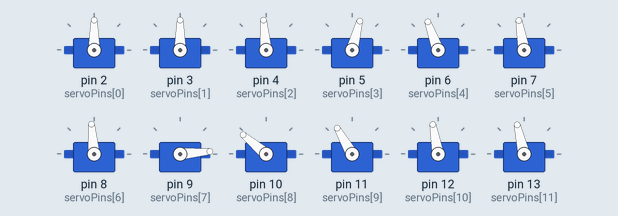
Simulated run of this sketch. Board: Arduino Uno, built with avr-gcc and run on an emulated ATmega328P. Shown: 12 × servo. What the sketch prints to the serial monitor is not drawn.

Above: at 0.3 s.
Timing chart, 0 to 1.8 s (numbered marks = the images above):
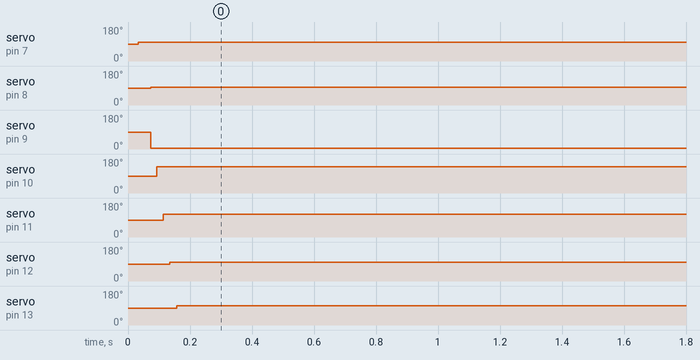

The sketch:

RUMUS_TA.ino.ino
```cpp
#include <math.h>
#include <Servo.h>

const int NUM_SERVOS = 17;
Servo servos[NUM_SERVOS];
int servoPins[NUM_SERVOS] = {2, 3, 4, 5, 6, 7, 8, 9, 10, 11, 12, 13, 14, 15, 16, 17, 18};
int servoAngles[NUM_SERVOS] = {90,90,95,75,110,100,95,5,140,120,100,103,20,70,40,135,90};
void setup() {
  for (int i = 0; i < NUM_SERVOS; i++) {
    servos[i].attach(servoPins[i]);
  }
  Serial.begin(9600);
}

void loop() {
//awal_berdiri_diam();
moveAllServos(servoAngles);
fungsi1();
fungsi2();
fungsi3();
fungsi4();
fungsi5();
fungsi6();
fungsi7();
fungsi8();
fungsi9();
fungsi10();
fungsi11();
fungsi1();
//  delay(5000);
//  servoAngles[0]=95;
//  a
//  delay(5000);
////
//  delay(2000);  // Tunda 2 detik

  // Mengubah sudut servo ke-17
//  servoAngles[16] = 180;

  // Panggil fungsi untuk menggerakkan semua servo ke sudut tertentu setelah mengubah sudut servo ke-17
//  moveAllServos(servoAngles);

//  delay(2000);  // Tunda 2 detik
}
void moveAllServos(int angles[]) {
  for (int i = 0; i < NUM_SERVOS; i++) {
    // Batasi sudut antara 0 hingga 180 derajat
    int angle = angles[i];
    if (angle < 0) {
      angle = 0;
    } else if (angle > 180) {
      angle = 180;
    }

    // Menggerakkan servo ke sudut yang ditentukan
    servos[i].write(angle);

    // Tampilkan sudut yang digunakan ke dalam Serial Monitor
    Serial.print("Servo ");
    Serial.print(i+1);
    Serial.print(" sudut: ");
    Serial.println(angle);
  }
}
void fungsi0(){
  moveAllServos(servoAngles);
  }

void fungsi1(){
    moveAllServos(servoAngles);
  delay(10000);  // Tunda 2 detik
  float d1=13;
  float d2=18;
  float d4=17;
  float g=9.807;
  float Mk=0.487,Mb=0.42;
  float w1=Mk*g,w2=Mb*g;
  float w4=Mb*g;

  float sudut_fungsi1 = 60; // Masukan untuk sudut fungsi 1
  float cosinusSatuanRadian=cos(sudut_fungsi1*PI/180); //Mengubah dari derajat ke radian
  float d3=sqrt((d1*d1)+(d2*d2)-(2*d1*d2*cosinusSatuanRadian));//mencari akar dari persamaan segitiga sembarang untuk mencari panjang d3
  float SinusSatuanRadian=sin(sudut_fungsi1*PI/180);//mengubah dari derajat ke radian
  float b = asin((d1*SinusSatuanRadian)/(d3)) * (180.0 / PI); // Menghitung nilai b dalam derajat
  float sinB=(d1*SinusSatuanRadian)/d3;
  float sinA=(w1*d3*sinB)/(w4*d4);
  float alpha=asin(sinA)*(180.0 / PI);
  float jawab=w4*d4;
//  float alpha=asin()*(180/PI);
//  Serial.println(d3);
//  Serial.println(arcsin);
//  Serial.print(w1);
//Serial.println(alpha);
Serial.println(alpha);

for(int i=90;i<=alpha;i++){
  servos[2].write(i);
  delay(20);
  }


  }
void fungsi2(){
//  servo_write(98,90,85,105,107,100,115,35,140,120,105,107,20,70,40,135,90);
  moveAllServos(servoAngles);
  delay(2000);  // Tunda 2 detik
  float d1=13;
  float d2=18;
  float d4=17;
  float g=9.807;
  float Mk=0.487,Mb=0.42;
  float w1=Mk*g,w2=Mb*g;
  float w4=Mb*g;

  float sudut_fungsi1 = 40; // Masukan untuk sudut fungsi 1
  float cosinusSatuanRadian=cos(sudut_fungsi1*PI/180); //Mengubah dari derajat ke radian
  float d3=sqrt((d1*d1)+(d2*d2)-(2*d1*d2*cosinusSatuanRadian));//mencari akar dari persamaan segitiga sembarang untuk mencari panjang d3
  float SinusSatuanRadian=sin(sudut_fungsi1*PI/180);//mengubah dari derajat ke radian
  float b = asin((d1*SinusSatuanRadian)/(d3)) * (180.0 / PI); // Menghitung nilai b dalam derajat
  float sinB=(d1*SinusSatuanRadian)/d3;
  float sinA=(w1*d3*sinB)/(w4*d4);
  float alpha=asin(sinA)*(180.0 / PI);
  float jawab=w4*d4;
//  float alpha=asin()*(180/PI);
//  Serial.println(d3);
//  Serial.println(arcsin);
//  Serial.print(w1);
//Serial.println(alpha);
Serial.println(alpha);

  // Menunda selama 500ms
  delay(5000);
  }
  void fungsi3(){
//    servo_write(94,90,85,70,113,100,115,35,140,120,105,110,20,70,40,135,90);
moveAllServos(servoAngles);
         float d1=13;
  float d2=18;
  float d4=17;
  float g=9.807;
  float Mk=0.487,Mb=0.42;
  float w1=Mk*g,w2=Mb*g;
  float w4=Mb*g;

  float sudut_fungsi1 = 40; // Masukan untuk sudut fungsi 1
  float cosinusSatuanRadian=cos(sudut_fungsi1*PI/180); //Mengubah dari derajat ke radian
  float d3=sqrt((d1*d1)+(d2*d2)-(2*d1*d2*cosinusSatuanRadian));//mencari akar dari persamaan segitiga sembarang untuk mencari panjang d3
  float SinusSatuanRadian=sin(sudut_fungsi1*PI/180);//mengubah dari derajat ke radian
  float b = asin((d1*SinusSatuanRadian)/(d3)) * (180.0 / PI); // Menghitung nilai b dalam derajat
  float sinB=(d1*SinusSatuanRadian)/d3;
  float sinA=(w1*d3*sinB)/(w4*d4);
  float alpha=asin(sinA)*(180.0 / PI);
  float jawab=w4*d4;
//  float alpha=asin()*(180/PI);
//  Serial.println(d3);
//  Serial.println(arcsin);
//  Serial.print(w1);
//Serial.println(alpha);
Serial.println(alpha);

  // Menunda selama 500ms
  delay(5000);
    }
 void fungsi4(){
//  servo_write(120,75,70,90,113,100,135,0,140,120,95,100,20,70,40,135,90);
moveAllServos(servoAngles);
       float d1=13;
  float d2=18;
  float d4=17;
  float g=9.807;
  float Mk=0.487,Mb=0.42;
  float w1=Mk*g,w2=Mb*g;
  float w4=Mb*g;

  float sudut_fungsi1 = 45; // Masukan untuk sudut fungsi 1
  float cosinusSatuanRadian=cos(sudut_fungsi1*PI/180); //Mengubah dari derajat ke radian
  float d3=sqrt((d1*d1)+(d2*d2)-(2*d1*d2*cosinusSatuanRadian));//mencari akar dari persamaan segitiga sembarang untuk mencari panjang d3
  float SinusSatuanRadian=sin(sudut_fungsi1*PI/180);//mengubah dari derajat ke radian
  float b = asin((d1*SinusSatuanRadian)/(d3)) * (180.0 / PI); // Menghitung nilai b dalam derajat
  float sinB=(d1*SinusSatuanRadian)/d3;
  float sinA=(w1*d3*sinB)/(w4*d4);
  float alpha=asin(sinA)*(180.0 / PI);
  float jawab=w4*d4;
//  float alpha=asin()*(180/PI);
//  Serial.println(d3);
//  Serial.println(arcsin);
//  Serial.print(w1);
//Serial.println(alpha);
Serial.println(alpha);

  // Menunda selama 500ms
  delay(5000);
  }
  void fungsi5(){
//    servo_write(120,75,70,90,113,100,135,0,140,120,95,100,20,70,40,135,90);
moveAllServos(servoAngles);
         float d1=13;
  float d2=18;
  float d4=17;
  float g=9.807;
  float Mk=0.487,Mb=0.42;
  float w1=Mk*g,w2=Mb*g;
  float w4=Mb*g;

  float sudut_fungsi1 = 65; // Masukan untuk sudut fungsi 1
  float cosinusSatuanRadian=cos(sudut_fungsi1*PI/180); //Mengubah dari derajat ke radian
  float d3=sqrt((d1*d1)+(d2*d2)-(2*d1*d2*cosinusSatuanRadian));//mencari akar dari persamaan segitiga sembarang untuk mencari panjang d3
  float SinusSatuanRadian=sin(sudut_fungsi1*PI/180);//mengubah dari derajat ke radian
  float b = asin((d1*SinusSatuanRadian)/(d3)) * (180.0 / PI); // Menghitung nilai b dalam derajat
  float sinB=(d1*SinusSatuanRadian)/d3;
  float sinA=(w1*d3*sinB)/(w4*d4);
  float alpha=asin(sinA)*(180.0 / PI);
  float jawab=w4*d4;
//  float alpha=asin()*(180/PI);
//  Serial.println(d3);
//  Serial.println(arcsin);
//  Serial.print(w1);
//Serial.println(alpha);
Serial.println(alpha);

  // Menunda selama 500ms
  delay(5000);
    }
    void fungsi6(){
//      servo_write(90,68,110,90,83,100,40,0,140,120,95,100,20,70,40,135,90);
moveAllServos(servoAngles);
 float d1=13;
  float d2=18;
  float d4=17;
  float g=9.807;
  float Mk=0.487,Mb=0.42;
  float w1=Mk*g,w2=Mb*g;
  float w4=Mb*g;

  float sudut_fungsi1 = 70; // Masukan untuk sudut fungsi 1
  float cosinusSatuanRadian=cos(sudut_fungsi1*PI/180); //Mengubah dari derajat ke radian
  float d3=sqrt((d1*d1)+(d2*d2)-(2*d1*d2*cosinusSatuanRadian));//mencari akar dari persamaan segitiga sembarang untuk mencari panjang d3
  float SinusSatuanRadian=sin(sudut_fungsi1*PI/180);//mengubah dari derajat ke radian
  float b = asin((d1*SinusSatuanRadian)/(d3)) * (180.0 / PI); // Menghitung nilai b dalam derajat
  float sinB=(d1*SinusSatuanRadian)/d3;
  float sinA=(w1*d3*sinB)/(w4*d4);
  float alpha=asin(sinA)*(180.0 / PI);
  float jawab=w4*d4;
//  float alpha=asin()*(180/PI);
//  Serial.println(d3);
//  Serial.println(arcsin);
//  Serial.print(w1);
//Serial.println(alpha);
Serial.println(alpha);

  // Menunda selama 500ms
  delay(5000);
      }
      void fungsi7(){
//        servo_write(90,68,65,90,83,100,40,0,140,120,95,100,20,70,40,135,90);
moveAllServos(servoAngles);
float d5,d4,d3;
float w6,w3,w4;
float alpha,bheta,b;
float sinalpha=((d3*w6*sin(60))-(d4*w3*sin(60)))/d5*w4;
//  float alpha=asin()*(180/PI);
//  Serial.println(d3);
//  Serial.println(arcsin);
//  Serial.print(w1);
//Serial.println(alpha);
Serial.println(alpha);

  // Menunda selama 500ms
  delay(5000);
        }
 void fungsi8(){
//  servo_write(90,75,65,90,83,100,140,0,140,120,85,95,20,70,40,135,90);
moveAllServos(servoAngles);
   float d1=13;
  float d2=18;
  float d4=17;
  float g=9.807;
  float Mk=0.487,Mb=0.42;
  float w1=Mk*g,w2=Mb*g;
  float w4=Mb*g;

  float sudut_fungsi1 = 40; // Masukan untuk sudut fungsi 1
  float cosinusSatuanRadian=cos(sudut_fungsi1*PI/180); //Mengubah dari derajat ke radian
  float d3=sqrt((d1*d1)+(d2*d2)-(2*d1*d2*cosinusSatuanRadian));//mencari akar dari persamaan segitiga sembarang untuk mencari panjang d3
  float SinusSatuanRadian=sin(sudut_fungsi1*PI/180);//mengubah dari derajat ke radian
  float b = asin((d1*SinusSatuanRadian)/(d3)) * (180.0 / PI); // Menghitung nilai b dalam derajat
  float sinB=(d1*SinusSatuanRadian)/d3;
  float sinA=(w1*d3*sinB)/(w4*d4);
  float alpha=asin(sinA)*(180.0 / PI);
  float jawab=w4*d4;
//  float alpha=asin()*(180/PI);
//  Serial.println(d3);
//  Serial.println(arcsin);
//  Serial.print(w1);
//Serial.println(alpha);
Serial.println(alpha);

  // Menunda selama 500ms
  delay(5000);
  }
void fungsi9(){
//  servo_write(80,86,100,90,83,100,65,0,140,120,85,95,20,70,40,135,90);
moveAllServos(servoAngles);
  float d1=13;
  float d2=18;
  float d4=17;
  float g=9.807;
  float Mk=0.487,Mb=0.42;
  float w1=Mk*g,w2=Mb*g;
  float w4=Mb*g;

  float sudut_fungsi1 = 55; // Masukan untuk sudut fungsi 1
  float cosinusSatuanRadian=cos(sudut_fungsi1*PI/180); //Mengubah dari derajat ke radian
  float d3=sqrt((d1*d1)+(d2*d2)-(2*d1*d2*cosinusSatuanRadian));//mencari akar dari persamaan segitiga sembarang untuk mencari panjang d3
  float SinusSatuanRadian=sin(sudut_fungsi1*PI/180);//mengubah dari derajat ke radian
  float b = asin((d1*SinusSatuanRadian)/(d3)) * (180.0 / PI); // Menghitung nilai b dalam derajat
  float sinB=(d1*SinusSatuanRadian)/d3;
  float sinA=(w1*d3*sinB)/(w4*d4);
  float alpha=asin(sinA)*(180.0 / PI);
  float jawab=w4*d4;
//  float alpha=asin()*(180/PI);
//  Serial.println(d3);
//  Serial.println(arcsin);
//  Serial.print(w1);
//Serial.println(alpha);
Serial.println(alpha);

  // Menunda selama 500ms
  delay(5000);
  }
void fungsi10(){
//  servo_write(98,90,92,45,103,100,90,40,140,120,105,115,20,70,40,135,90);

  }
void fungsi11(){
//  servo_write(90,90,95,75,110,100,95,5,140,120,100,103,20,70,40,135,90);
moveAllServos(servoAngles);
      float d1=13;
  float d2=18;
  float d4=17;
  float g=9.807;
  float Mk=0.487,Mb=0.42;
  float w1=Mk*g,w2=Mb*g;
  float w4=Mb*g;

  float sudut_fungsi1 = 60; // Masukan untuk sudut fungsi 1
  float cosinusSatuanRadian=cos(sudut_fungsi1*PI/180); //Mengubah dari derajat ke radian
  float d3=sqrt((d1*d1)+(d2*d2)-(2*d1*d2*cosinusSatuanRadian));//mencari akar dari persamaan segitiga sembarang untuk mencari panjang d3
  float SinusSatuanRadian=sin(sudut_fungsi1*PI/180);//mengubah dari derajat ke radian
  float b = asin((d1*SinusSatuanRadian)/(d3)) * (180.0 / PI); // Menghitung nilai b dalam derajat
  float sinB=(d1*SinusSatuanRadian)/d3;
  float sinA=(w1*d3*sinB)/(w4*d4);
  float alpha=asin(sinA)*(180.0 / PI);
  float jawab=w4*d4;
//  float alpha=asin()*(180/PI);
//  Serial.println(d3);
//  Serial.println(arcsin);
//  Serial.print(w1);
//Serial.println(alpha);
Serial.println(alpha);

  // Menunda selama 500ms
  delay(5000);
  }
  //void awal_berdiri_diam(){
//  Servo1.write(90);
//  Servo2.write(90);
//  Servo3.write(95);
//  Servo4.write(75);
//  Servo5.write(110);
//  Servo6.write(100);
//  Servo7.write(95);
//  Servo8.write(5);
//  Servo9.write(140);
//  Servo10.write(120);
//  Servo11.write(100);
//  Servo12.write(103);
//    Servo13.write(20);
//  Servo14.write(70);
//  Servo15.write(40);
//  Servo16.write(135);
//  delay(4000);
//  }
```

Measured:
- by itself, servo on pin 7 (servoPins[5]): 90° → 100° at 0.03 s
- by itself, servo on pin 8 (servoPins[6]): 90° → 95° at 0.07 s
- by itself, servo on pin 9 (servoPins[7]): 90° → 5° at 0.07 s
- by itself, servo on pin 10 (servoPins[8]): 90° → 140° at 0.09 s
- by itself, servo on pin 11 (servoPins[9]): 90° → 120° at 0.11 s
- by itself, servo on pin 12 (servoPins[10]): 90° → 100° at 0.14 s
- by itself, servo on pin 13 (servoPins[11]): 90° → 103° at 0.16 s
